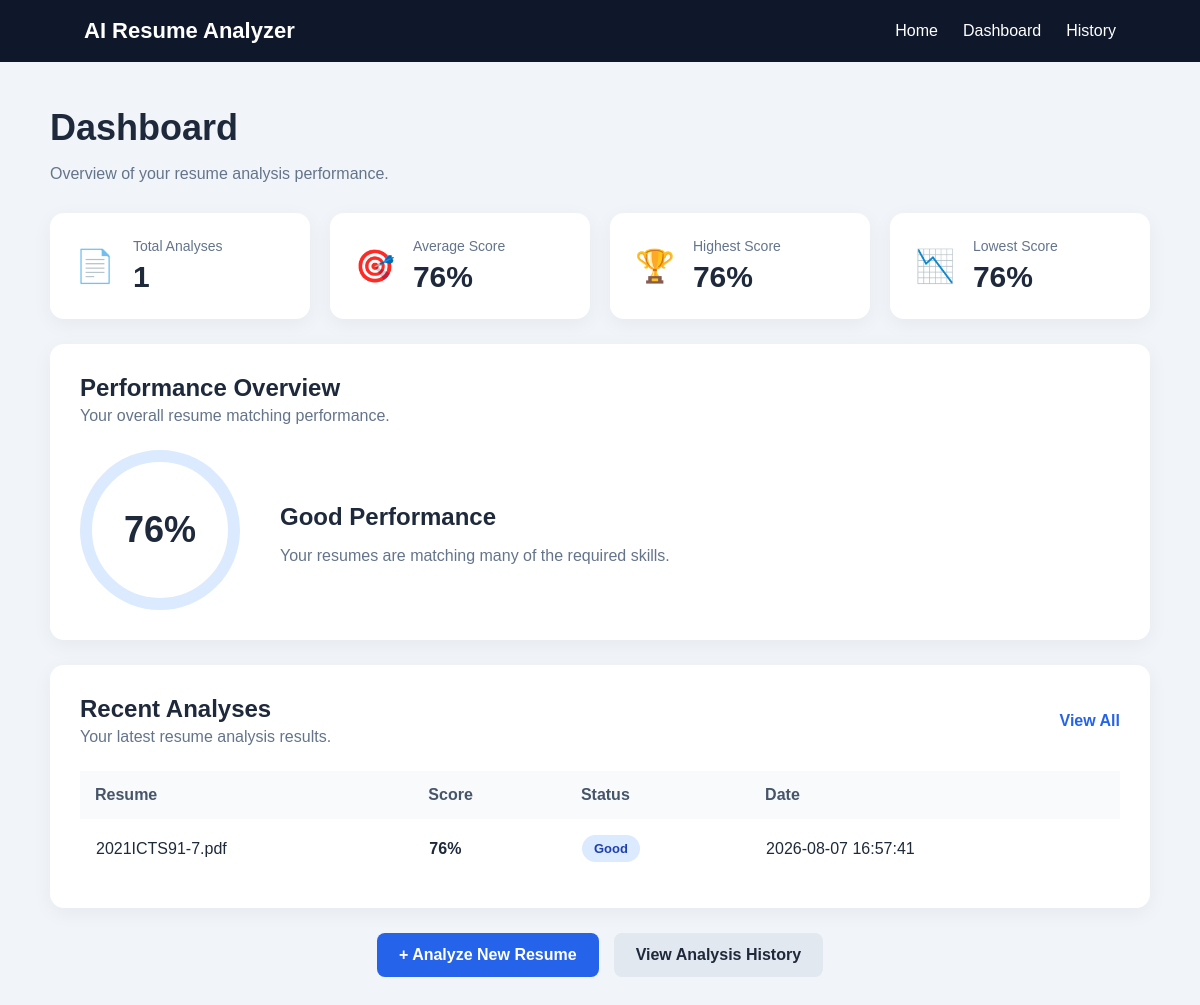
Page /dashboard on the earlier database version.
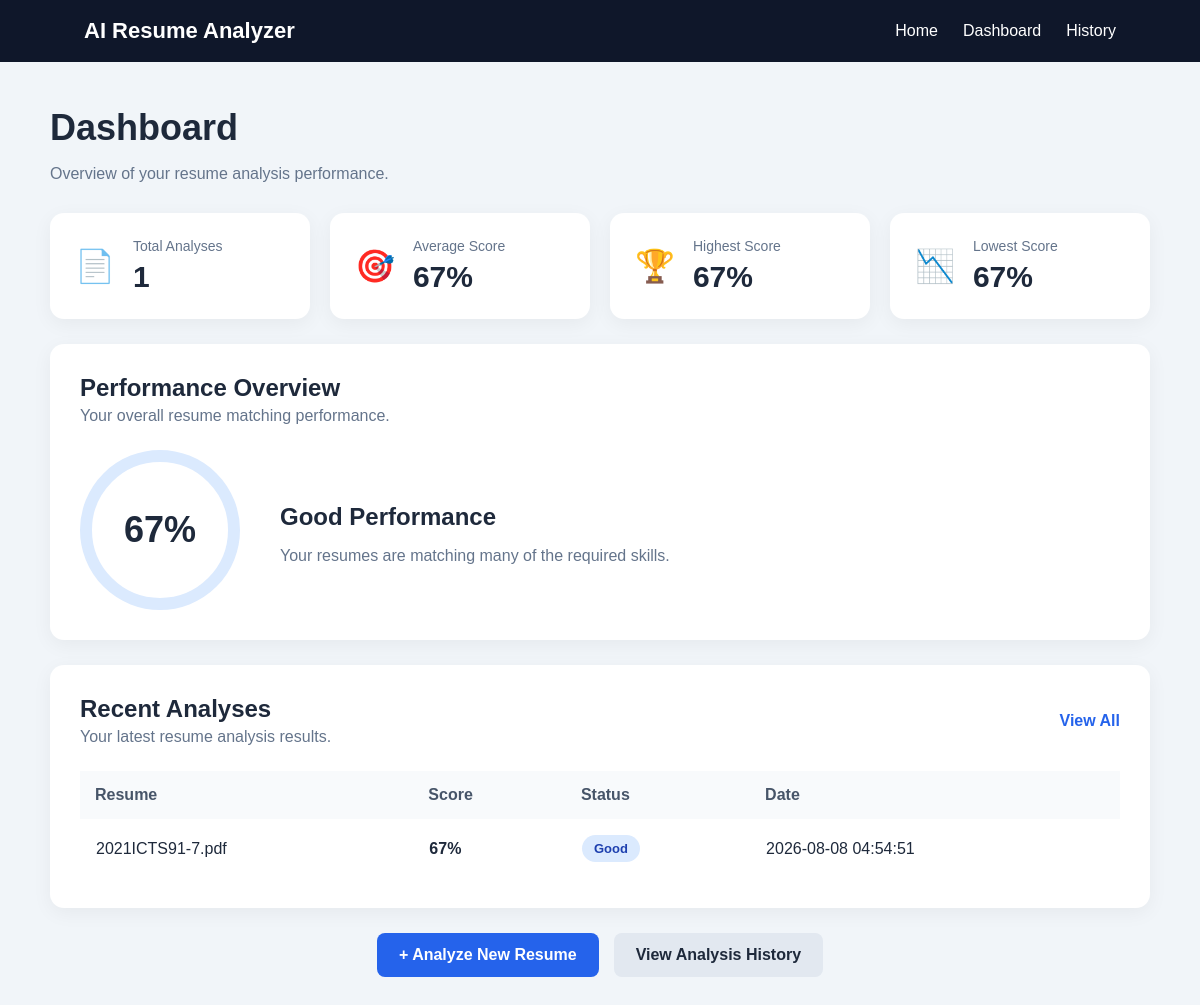
Same page on the later database version.
### tables this page shows
CREATE TABLE analyses (

            id INTEGER PRIMARY KEY AUTOINCREMENT,

            filename TEXT NOT NULL,

            score INTEGER NOT NULL,

            matched_skills TEXT,

            missing_skills TEXT,

            suggestions TEXT,

            created_at TIMESTAMP DEFAULT CURRENT_TIMESTAMP

        );

### app.py (the view)
@app.route("/dashboard")
def dashboard():
    analyses = get_all_analyses()
    total_analyses = len(
        analyses
    )
    scores = []
    for analysis in analyses:
        try:
            score = int(
                analysis[2]
            )
            scores.append(
                score
            )
        except (
            ValueError,
            TypeError,
            IndexError
        ):
            pass
    if scores:
        average_score = round(
            sum(scores)
            /
            len(scores)
        )
        highest_score = max(
            scores
        )
        lowest_score = min(
            scores
        )
    else:
        average_score = 0
        highest_score = 0
        lowest_score = 0
    recent_analyses = list(
        reversed(
            analyses[-5:]
        )
    )
    return render_template(
        "dashboard.html",
        total_analyses=total_analyses,
        average_score=average_score,
        highest_score=highest_score,
        lowest_score=lowest_score,
        recent_analyses=recent_analyses
    )

### database.py (called while the page is built)
def get_connection():
    return sqlite3.connect(DATABASE)

def get_all_analyses():
    connection = get_connection()
    cursor = connection.cursor()
    cursor.execute("""
        SELECT
            id,
            filename,
            score,
            matched_skills,
            missing_skills,
            suggestions,
            created_at

        FROM analyses

        ORDER BY id ASC
    """)
    rows = cursor.fetchall()
    connection.close()
    return rows

### templates/dashboard.html (shortened to what this page needs)
<!DOCTYPE html>
<html lang="en">
<head>
    <link rel="stylesheet" href="{{ url_for('static', filename='style.css') }}">
</head>
<body>
    <nav>
        <div class="logo">
            AI Resume Analyzer
        </div>
        <div class="nav-links">
            <a href="/">
                Home
            </a>
            <a href="/dashboard">
                Dashboard
            </a>
            <a href="/history">
                History
            </a>
        </div>
    </nav>
    <div class="dashboard-container">
        <div class="dashboard-header">
            <h1>
                Dashboard
            </h1>
            <p>
                Overview of your resume analysis performance.
            </p>
        </div>
        <div class="stats-grid">
            <div class="stat-card">
                <div class="stat-icon">
                    📄
                </div>
                <div>
                    <p class="stat-title">
                        Total Analyses
                    </p>
                    <h2>
                        {{ total_analyses }}
                    </h2>
                </div>
            </div>
            <div class="stat-card">
                <div class="stat-icon">
                    🎯
                </div>
                <div>
                    <p class="stat-title">
                        Average Score
                    </p>
                    <h2>
                        {{ average_score }}%
                    </h2>
                </div>
            </div>
            <div class="stat-card">
                <div class="stat-icon">
                    🏆
                </div>
                <div>
                    <p class="stat-title">
                        Highest Score
                    </p>
                    <h2>
                        {{ highest_score }}%
                    </h2>
                </div>
            </div>
            <div class="stat-card">
                <div class="stat-icon">
                    📉
                </div>
                <div>
                    <p class="stat-title">
                        Lowest Score
                    </p>
                    <h2>
                        {{ lowest_score }}%
                    </h2>
                </div>
            </div>
        </div>
        <div class="dashboard-card">
            <div class="dashboard-card-header">
                <div>
                    <h2>
                        Performance Overview
                    </h2>
                    <p>
                        Your overall resume matching performance.
                    </p>
                </div>
            </div>
            <div class="performance-container">
                <div class="large-score">
                    {{ average_score }}%
                </div>
                <div class="performance-info">
                    {% if average_score >= 80 %}
                    <h3>
                        Excellent Performance
                    </h3>
                    <p>
                        Your resumes have a strong match
                        with the selected job descriptions.
                    </p>
                    {% elif average_score >= 60 %}
                    <h3>
                        Good Performance
                    </h3>
                    <p>
                        Your resumes are matching many
                        of the required skills.
                    </p>
                    {% endif %}
                </div>
            </div>
        </div>
        <div class="dashboard-card">
            <div class="dashboard-card-header">
                <div>
                    <h2>
                        Recent Analyses
                    </h2>
                    <p>
                        Your latest resume analysis results.
                    </p>
                </div>
                <a href="/history" class="view-all">
                    View All
                </a>
            </div>
            {% if recent_analyses %}
            <div class="table-container">
                <table>
                    <thead>
                        <tr>
                            <th>
                                Resume
                            </th>
                            <th>
                                Score
                            </th>
                            <th>
                                Status
                            </th>
                            <th>
                                Date
                            </th>
                        </tr>
                    </thead>
                    <tbody>
                        {% for analysis in recent_analyses %}
                        <tr>
                            <td>
                                {{ analysis[1] }}
                            </td>
                            <td>
                                <strong>
                                    {{ analysis[2] }}%
                                </strong>
                            </td>
                            <td>
                                {% if analysis[2] >= 80 %}
                                <span class="status-badge excellent">
                                    Excellent
                                </span>
                                {% elif analysis[2] >= 60 %}
                                <span class="status-badge good">
                                    Good
                                </span>
                                {% elif analysis[2] >= 40 %}
                                <span class="status-badge average">
                                    Needs Improvement
                                </span>
                                {% else %}
                                <span class="status-badge low">
                                    Low
                                </span>
                                {% endif %}
                            </td>
                            <td>
                                {{ analysis[6] }}
                            </td>
                        </tr>
                        {% endfor %}
                    </tbody>
                </table>
            </div>
            {% endif %}
        </div>
        <div class="dashboard-actions">
            <a href="/" class="button primary">
                + Analyze New Resume
            </a>
            <a href="/history" class="button secondary">
                View Analysis History
            </a>
        </div>
    </div>
</body>
</html>

### static/style.css (style rules this page uses)
* { box-sizing: border-box; }
body { margin: 0; font-family: Arial, Helvetica, sans-serif; background: #f1f5f9; color: #1e293b; }
nav { background: #0f172a; color: white; padding: 18px 7%; display: flex; justify-content: space-between; align-items: center; }
.logo { font-size: 22px; font-weight: bold; }
.nav-links { display: flex; gap: 25px; }
.nav-links a { color: white; text-decoration: none; font-size: 16px; }
.button { display: inline-block; padding: 13px 22px; border-radius: 8px; text-decoration: none; font-weight: bold; }
.primary { background: #2563eb; color: white; }
.secondary { background: #e2e8f0; color: #1e293b; }
.dashboard-container { width: 1100px; max-width: 92%; margin: 45px auto; }
.dashboard-header { margin-bottom: 30px; }
.dashboard-header h1 { font-size: 36px; margin-bottom: 8px; }
.dashboard-header p { color: #64748b; font-size: 16px; }
.stats-grid { display: grid; grid-template-columns: repeat(4, 1fr); gap: 20px; margin-bottom: 25px; }
.stat-card { background: white; padding: 25px; border-radius: 14px; display: flex; align-items: center; gap: 18px; box-shadow: 0 5px 20px rgba(0, 0, 0, 0.05); }
.stat-icon { font-size: 32px; }
.stat-title { color: #64748b; margin: 0 0 6px; font-size: 14px; }
.stat-card h2 { margin: 0; font-size: 30px; }
.dashboard-card { background: white; padding: 30px; border-radius: 14px; box-shadow: 0 5px 20px rgba(0, 0, 0, 0.05); margin-bottom: 25px; }
.dashboard-card-header { display: flex; justify-content: space-between; align-items: center; margin-bottom: 25px; }
.dashboard-card-header h2 { margin: 0 0 5px; }
.dashboard-card-header p { margin: 0; color: #64748b; }
.view-all { color: #2563eb; text-decoration: none; font-weight: bold; }
.performance-container { display: flex; align-items: center; gap: 40px; }
.large-score { width: 160px; height: 160px; border-radius: 50%; display: flex; align-items: center; justify-content: center; font-size: 36px; font-weight: bold; border: 12px solid #dbeafe; }
.performance-info h3 { font-size: 24px; margin-bottom: 8px; }
.performance-info p { color: #64748b; }
.table-container { overflow-x: auto; }
table { width: 100%; border-collapse: collapse; }
th { text-align: left; padding: 15px; background: #f8fafc; color: #475569; }
td { padding: 16px; border-bottom: 1px solid #e2e8f0; }
tr:last-child td { border-bottom: none; }
.status-badge { display: inline-block; padding: 6px 12px; border-radius: 20px; font-size: 13px; font-weight: bold; }
.status-badge.good { background: #dbeafe; color: #1e40af; }
.dashboard-actions { display: flex; justify-content: center; gap: 15px; margin-top: 10px; }

Differences in the rows shown:
changed analyses "2021ICTS91-7.pdf": score "76" → "67"; created_at "2026-08-07 16:57:41" → "2026-08-08 04:54:51"
Other differences:
{{ average_score }}: "76" → "67"
{{ highest_score }}: "76" → "67"
{{ lowest_score }}: "76" → "67"
